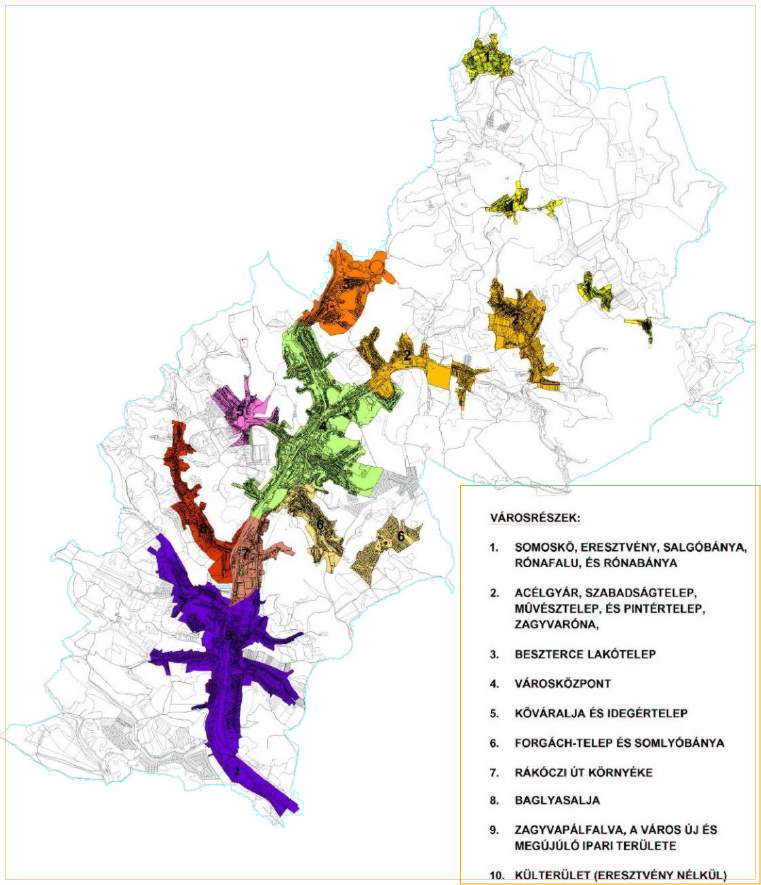
#> input picture data/neighborhoods/sources/municipal-salgotarjan-next/review-frame-source-controls-and-exclusions.png, 1522 x 1770 px, given in place of source-p125-xref924.jpeg, which was not available (shown at 1/2 size)
$ python explore-source-frame.py
#> lines starting #> are read from the running program, lines starting #| are printed output that depends on the picture; after the words box and inside, x2 and y2 are one past the last pixel; in counts of white or black regions, pixels touching at a corner belong together
from pathlib import Path
from PIL import Image,ImageDraw
from scipy import ndimage
import numpy as np,json,shapely
from shapely.geometry import shape
from shapely.ops import transform
from pyproj import Transformer
P=Path(__file__).resolve().parent
im=np.array(Image.open(P/'source-p125-xref924.jpeg')).astype(int)
foreground=im.min(2)<248;yy,xx=np.indices(foreground.shape);foreground[(yy>495)&(xx>470)]=False
#> after `foreground = im.min(2) < 248`:
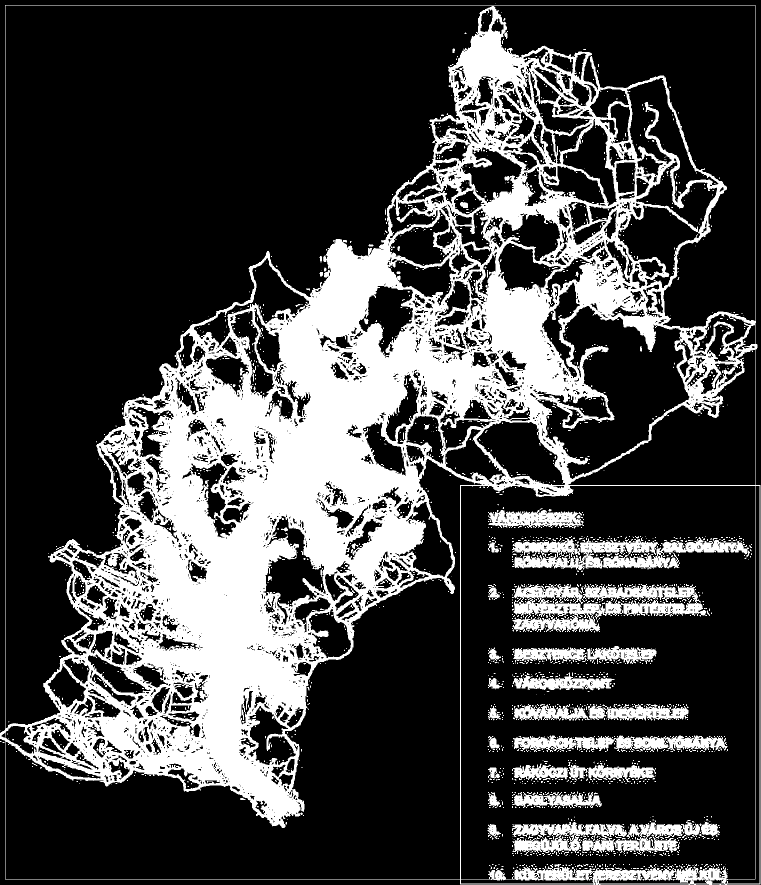
#> foreground: shape (1770, 1522) bool (shown at 1/2 size); 27% white; 2491 white regions (2362 under 20 px), largest, box (x1, y1, x2, y2) and area: (0, 10, 1521, 1770) 620018, (1024, 1168, 1414, 1264) 18395, (1029, 1074, 1498, 1140) 12392
#> after `foreground[(yy > 495) & (xx > 470)] = False`:
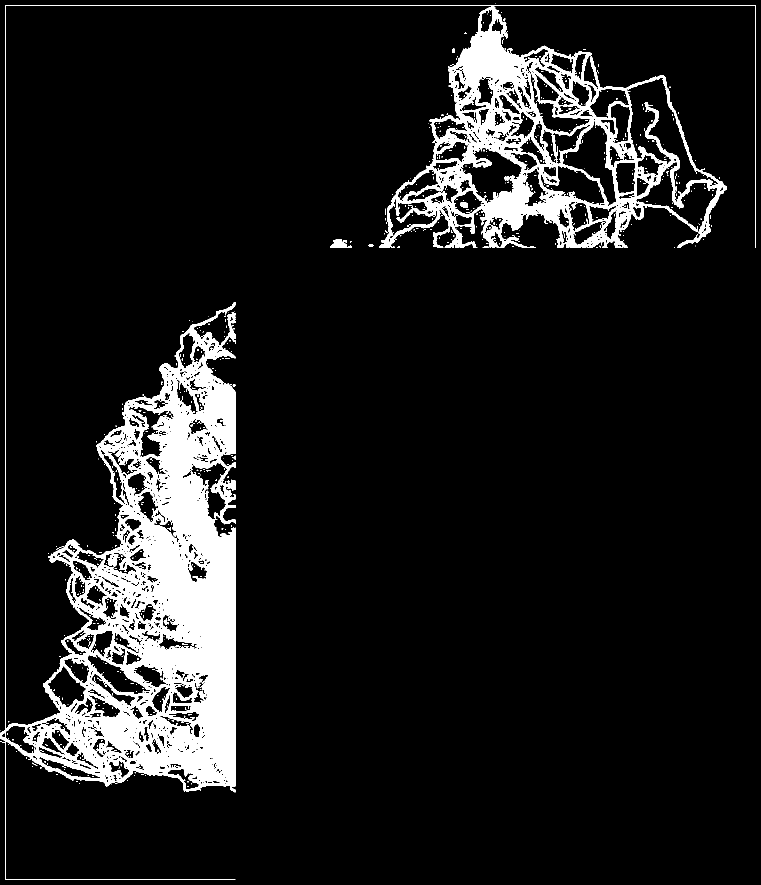
#> foreground: shape (1770, 1522) bool (shown at 1/2 size); 10.1% white; 723 white regions (703 under 20 px), largest, box (x1, y1, x2, y2) and area: (0, 10, 1511, 1759) 184465, (758, 12, 1454, 496) 82384, (660, 478, 704, 496) 491
lab,n=ndimage.label(foreground,np.ones((3,3)));sz=np.bincount(lab.ravel());sz[0]=0;big=lab==sz.argmax();fill=ndimage.binary_fill_holes(big);outer=big&ndimage.binary_dilation(~fill,np.ones((3,3)));ys,xs=np.where(outer);keep=(xs>5)&(xs<755)&(ys>5)&(ys<850)&~((ys>485)&(xs>460));xs=xs[keep];ys=ys[keep];A=np.c_[xs,ys,np.ones(len(xs))]
#> after `lab, n = ndimage.label(foreground, np.ones((3, 3)))`:
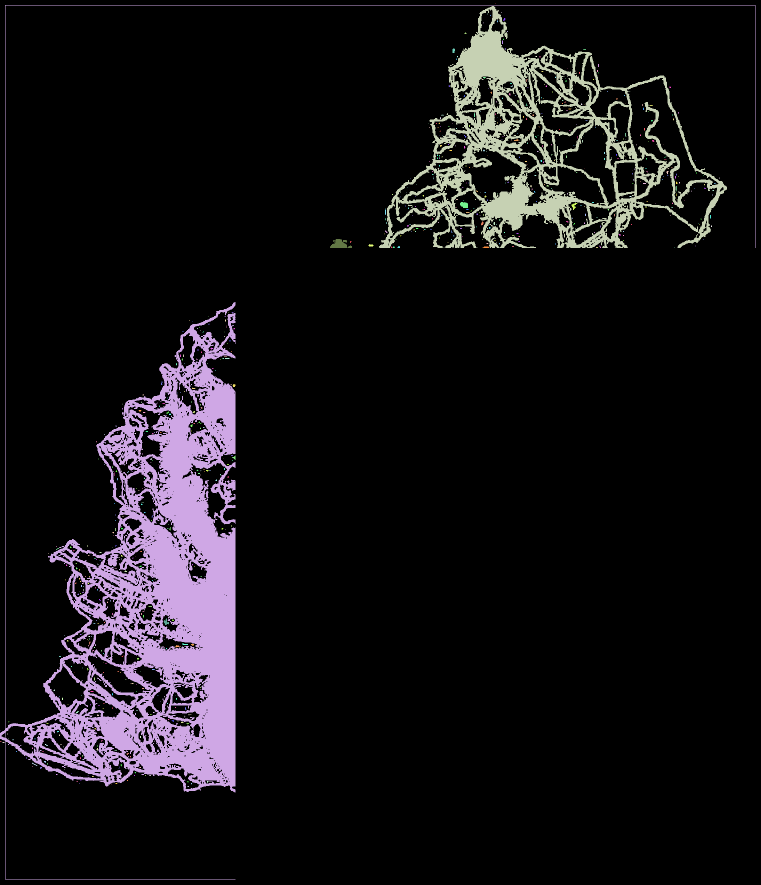
#> lab: shape (1770, 1522) int32 (shown at 1/2 size); 724 distinct labels, from 0 to 723; one colour per label, 0 black
#> after `lab, n = ndimage.label(foreground, np.ones((3, 3)))`: n = 723
#> after `sz = np.bincount(lab.ravel())`: sz = 724 values, max 2422050 at index 0, min 1 at index 1, mean 3720.9
#> after `big = lab == sz.argmax()`:
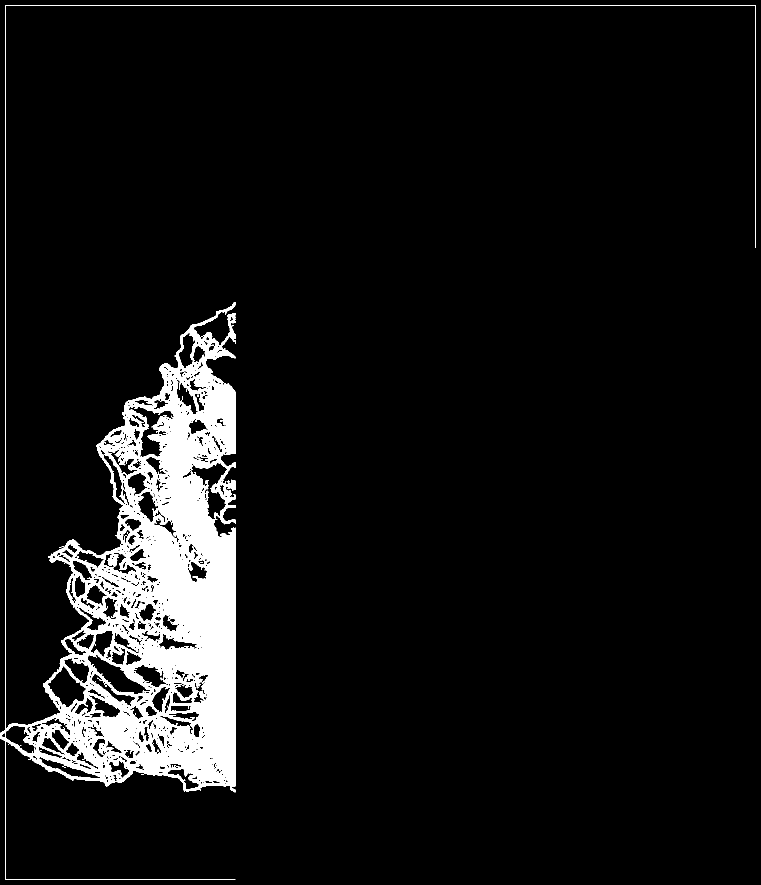
#> big: shape (1770, 1522) bool (shown at 1/2 size); 6.8% white; 1 white region, box (x1, y1, x2, y2) and area: (0, 10, 1511, 1759) 184465
#> after `fill = ndimage.binary_fill_holes(big)`:
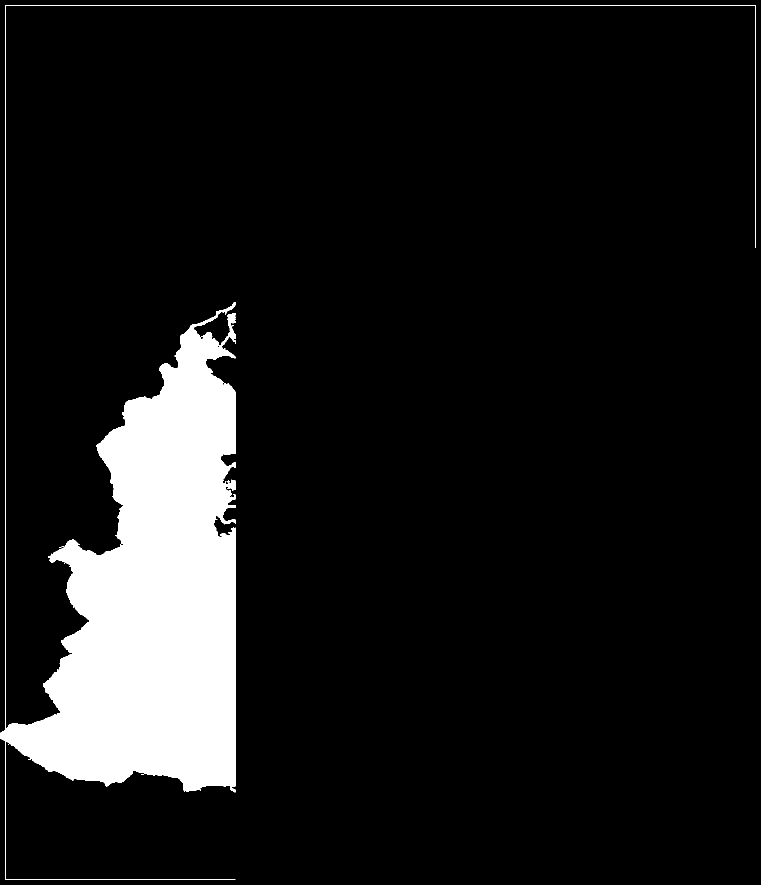
#> fill: shape (1770, 1522) bool (shown at 1/2 size); 9.6% white; 1 white region, box (x1, y1, x2, y2) and area: (0, 10, 1511, 1759) 257963
#> after `outer = big & ndimage.binary_dilation(~fill, np.ones((3, 3)))`:
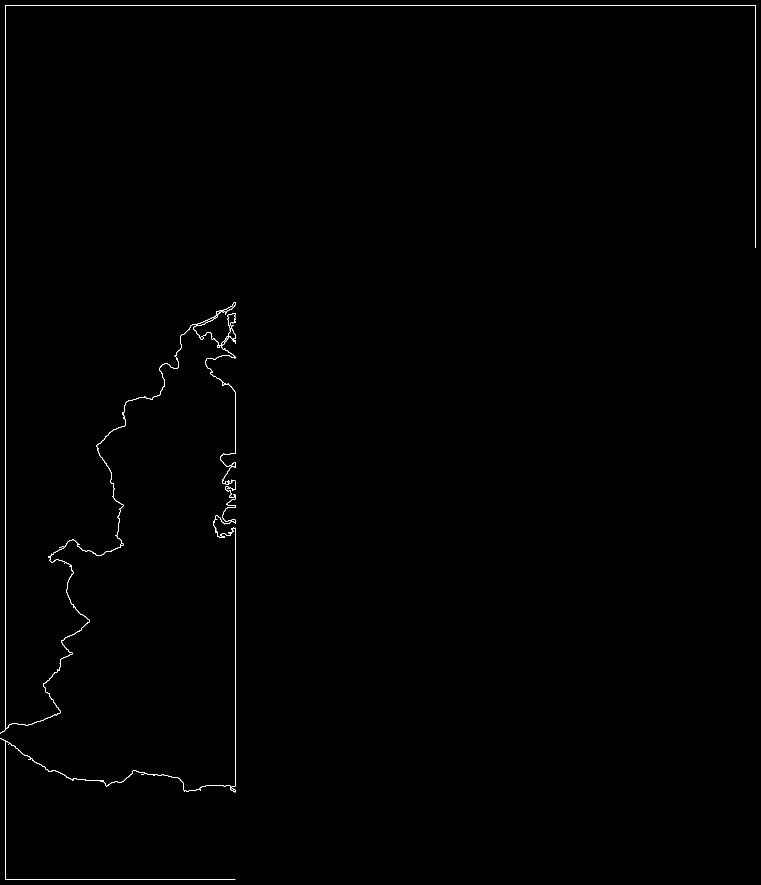
#> outer: shape (1770, 1522) bool (shown at 1/2 size); 0.35% white in thin lines or dots
#> after `ys, xs = np.where(outer)`: ys = 9309 values from 10 to 1758; xs = 9309 values, max 1510 at index 1500, min 0 at index 7685, mean 391.7
#> after `xs = xs[keep]`: xs = 2800 values, max 754 at index 744, min 10 at index 0, mean 273.2
#> after `ys = ys[keep]`: ys = 2800 values from 10 to 849
#> after `A = np.c_[xs, ys, np.ones(len(xs))]`: A = 2800 rows, first 8: [10, 10, 1], [11, 10, 1], [12, 10, 1], [13, 10, 1], [14, 10, 1], [15, 10, 1], [16, 10, 1], [17, 10, 1]
#> (the run stopped early here; a loop or call above may not have finished)

$ run again, on data/neighborhoods/sources/municipal-salgotarjan-next/review-p126-image0-xref927.jpeg
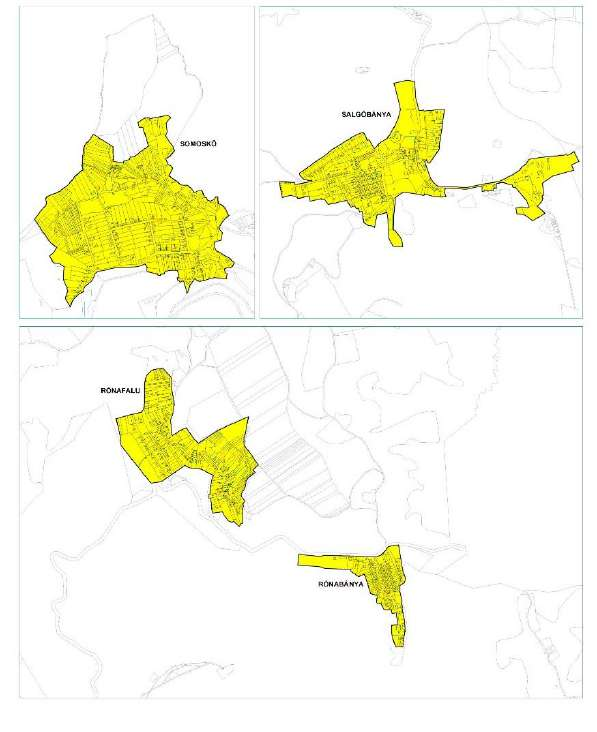
#> input picture data/neighborhoods/sources/municipal-salgotarjan-next/review-p126-image0-xref927.jpeg, 597 x 732 px, given in place of source-p125-xref924.jpeg, which was not available
#> foreground: shape (732, 597) bool; 21.9% white; 727 white regions (665 under 20 px), largest, box (x1, y1, x2, y2) and area: (16, 0, 584, 322) 55979, (16, 322, 584, 700) 33906, (96, 384, 142, 402) 337
#> `foreground[(yy > 495) & (xx > 470)] = False`:
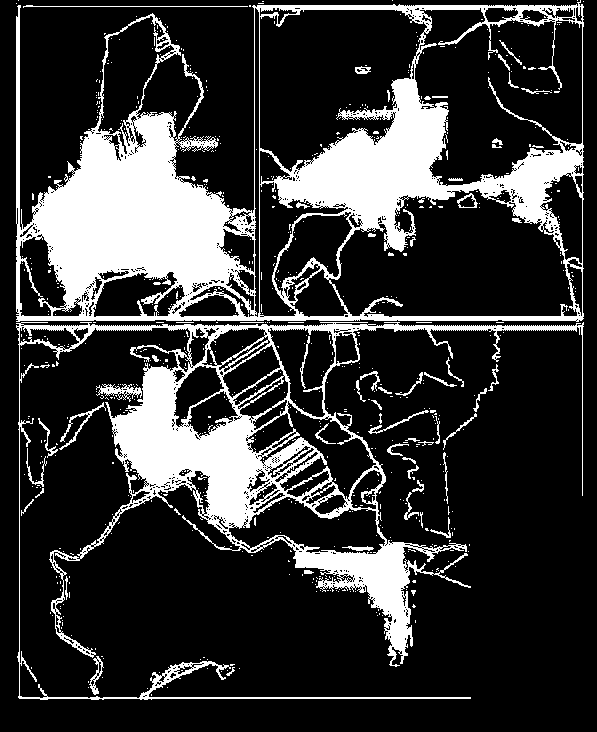
#> foreground: shape (732, 597) bool; 21.4% white; 680 white regions (620 under 20 px), largest, box (x1, y1, x2, y2) and area: (16, 0, 584, 322) 55979, (16, 322, 584, 700) 32168, (96, 384, 142, 402) 337
#> lab: shape (732, 597) int32; 681 distinct labels, from 0 to 680
#> n = 680
#> sz = 681 values, max 343323 at index 0, min 1 at index 1, mean 641.7
#> big: shape (732, 597) bool; 12.8% white; 1 white region, box (x1, y1, x2, y2) and area: (16, 0, 584, 322) 55979
#> fill: shape (732, 597) bool; 33.8% white; 1 white region, box (x1, y1, x2, y2) and area: (16, 0, 584, 322) 147687
#> `outer = big & ndimage.binary_dilation(~fill, np.ones((3, 3)))`:
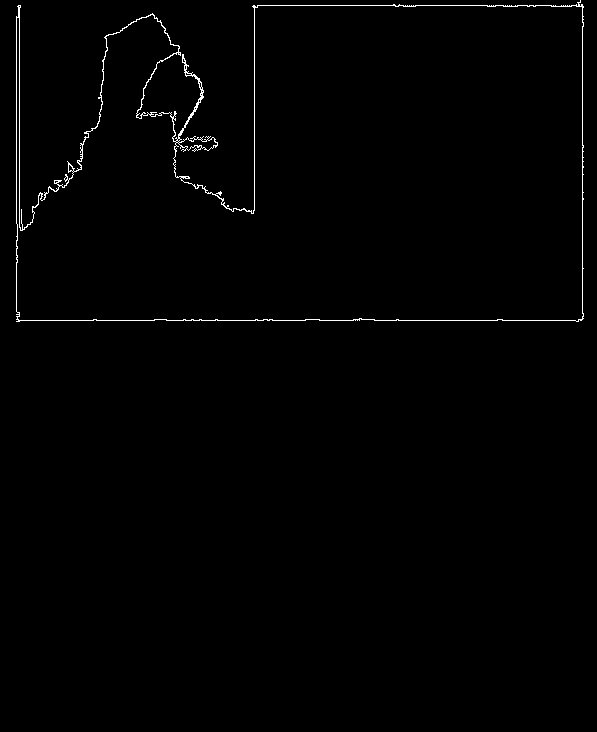
#> outer: shape (732, 597) bool; 0.82% white in thin lines or dots, all inside (x1, y1, x2, y2) = (16, 0, 584, 322)
#> ys = 3584 values from 0 to 321; xs = 3584 values, max 583 at index 393, min 16 at index 446, mean 229.5
#> xs = 3274 values, max 583 at index 83, min 16 at index 136, mean 212.3
#> ys = 3274 values from 6 to 321

$ run again, on data/neighborhoods/sources/municipal-salgotarjan-next/review-p130-image0-xref939.jpeg
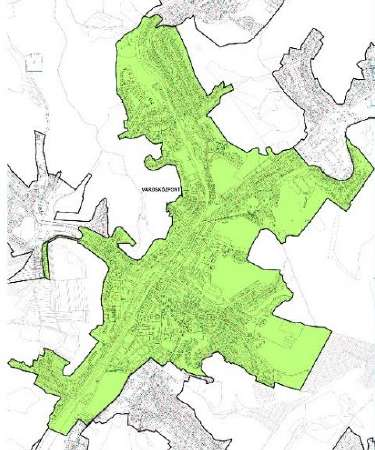
#> input picture data/neighborhoods/sources/municipal-salgotarjan-next/review-p130-image0-xref939.jpeg, 375 x 450 px, given in place of source-p125-xref924.jpeg, which was not available
#> foreground: shape (450, 375) bool; 57.3% white; 1288 black regions (1225 under 20 px), largest, box (x1, y1, x2, y2) and area: (0, 0, 179, 363) 24222, (285, 175, 375, 343) 8675, (259, 0, 375, 101) 6524
#> `lab, n = ndimage.label(foreground, np.ones((3, 3)))`:
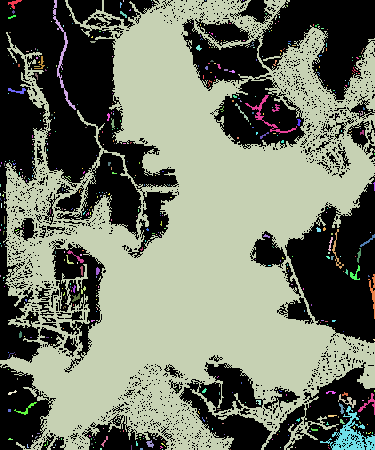
#> lab: shape (450, 375) int32; 485 distinct labels, from 0 to 484; one colour per label, 0 black
#> n = 484
#> sz = 485 values, max 92938 at index 3, min 1 at index 5, mean 347.9
#> big: shape (450, 375) bool; 55.1% white; 1260 black regions (1198 under 20 px), largest, box (x1, y1, x2, y2) and area: (0, 0, 179, 363) 25109, (285, 175, 375, 343) 9133, (182, 18, 306, 149) 6830
#> fill: shape (450, 375) bool; 69.9% white; 43 black regions (29 under 20 px), largest, box (x1, y1, x2, y2) and area: (0, 0, 178, 363) 20973, (285, 175, 375, 343) 9062, (259, 0, 375, 101) 6575
#> `outer = big & ndimage.binary_dilation(~fill, np.ones((3, 3)))`:
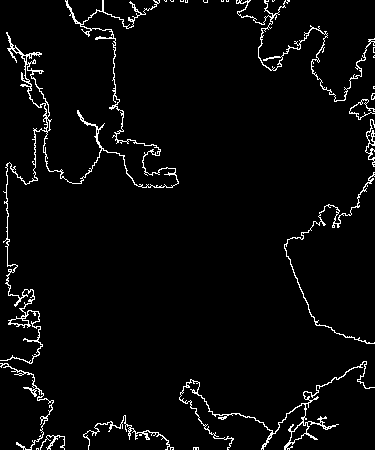
#> outer: shape (450, 375) bool; 3.6% white in thin lines or dots
#> ys = 6071 values from 0 to 449; xs = 6071 values, max 374 at index 788, min 0 at index 4224, mean 170.8
#> xs = 5867 values, max 374 at index 621, min 6 at index 500, mean 171.2
#> ys = 5867 values from 6 to 449
